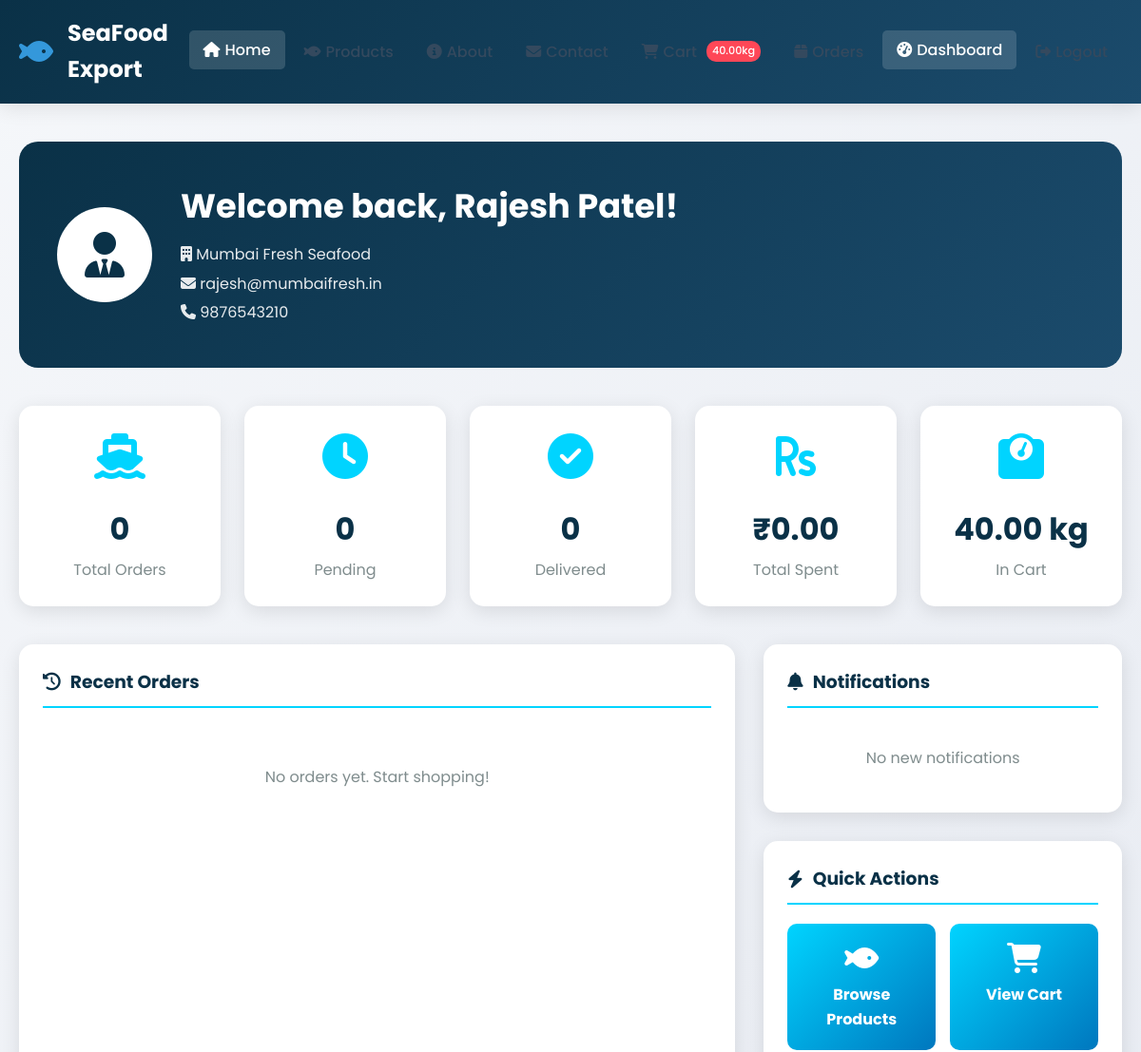
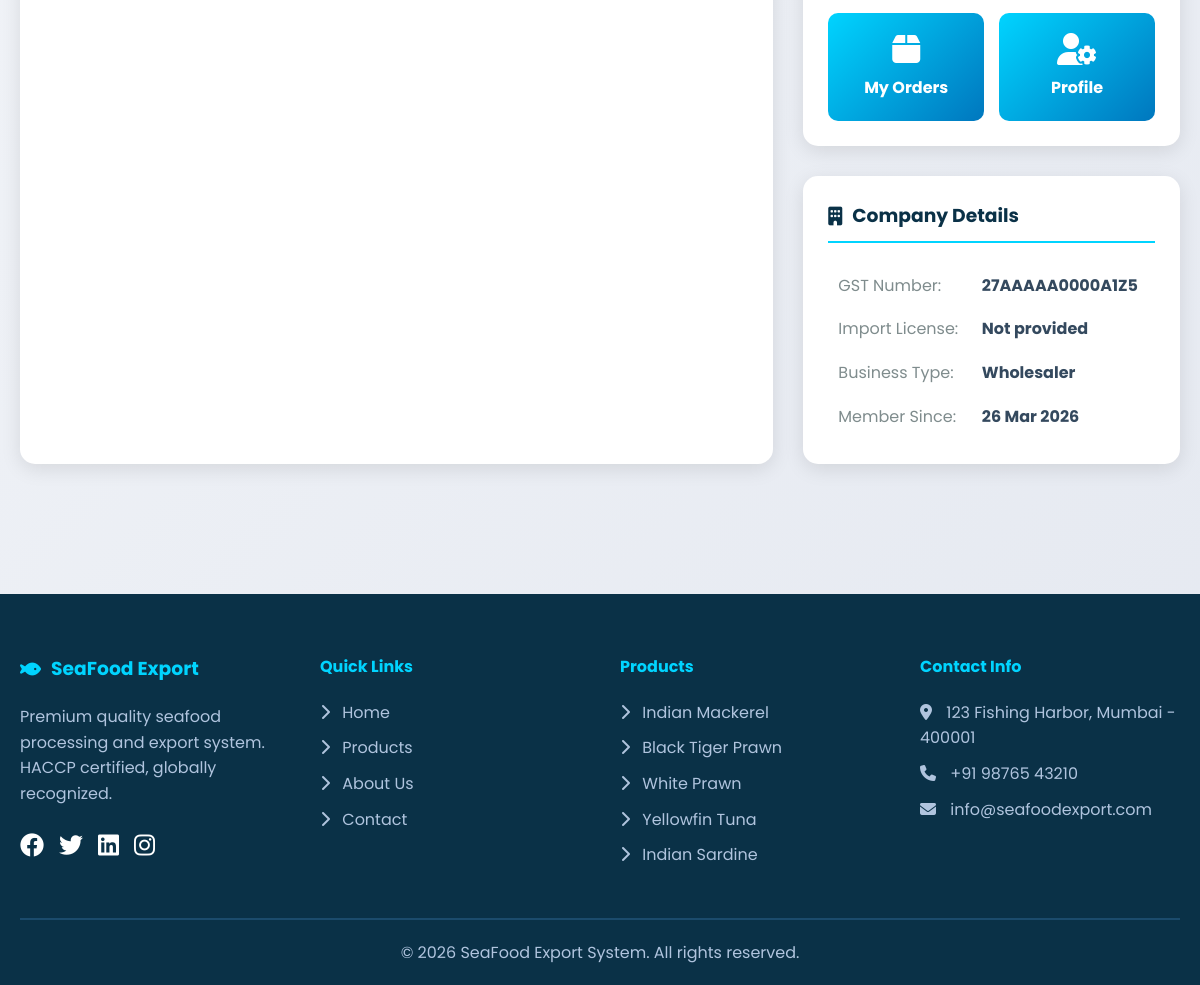
Screenshot of /user/index.php (signed in) with the database file from the repository (2 pictures, top to bottom).
### tables this page shows
CREATE TABLE `users` (
  `id` int(11) NOT NULL,
  `company_name` varchar(200) NOT NULL,
  `contact_person` varchar(100) NOT NULL,
  `email` varchar(100) NOT NULL,
  `password` varchar(255) NOT NULL,
  `phone` varchar(20) NOT NULL,
  `phone_secondary` varchar(20) DEFAULT NULL,
  `address` text NOT NULL,
  `city` varchar(100) DEFAULT NULL,
  `state` varchar(100) DEFAULT NULL,
  `country` varchar(100) DEFAULT 'India',
  `postal_code` varchar(20) DEFAULT NULL,
  `gst_number` varchar(50) DEFAULT NULL,
  `import_license` varchar(100) DEFAULT NULL,
  `business_type` enum('Importer','Distributor','Wholesaler','Retailer','Processor') DEFAULT 'Importer',
  `payment_terms` varchar(50) DEFAULT 'Advance',
  `credit_limit` decimal(10,2) DEFAULT NULL,
  `status` tinyint(1) DEFAULT 1,
  `last_login` timestamp NULL DEFAULT NULL,
  `created_at` timestamp NOT NULL DEFAULT current_timestamp()
);

CREATE TABLE `fish_species` (
  `id` int(11) NOT NULL,
  `name` varchar(100) NOT NULL,
  `scientific_name` varchar(150) DEFAULT NULL,
  `local_name` varchar(100) DEFAULT NULL,
  `description` text DEFAULT NULL,
  `habitat` varchar(100) DEFAULT NULL,
  `season` varchar(100) DEFAULT NULL,
  `image` varchar(255) DEFAULT NULL,
  `status` tinyint(1) DEFAULT 1,
  `created_at` timestamp NOT NULL DEFAULT current_timestamp()
);

### includes/config.php (called while the page is built, shortened)
<?php
$host = 'localhost';
$username = 'root';
$password = '';
$database = 'seafood_export';
$conn = mysqli_connect($host, $username, $password, $database);
function getCartTotalKg($user_id) {
    global $conn;
    $query = "SELECT SUM(quantity_kg) as total FROM cart WHERE user_id = '$user_id'";
    $result = mysqli_query($conn, $query);
    if ($result && mysqli_num_rows($result) > 0) {
        $row = mysqli_fetch_assoc($result);
        return $row['total'] ?? 0;
    }
    return 0;
}
?>

### user/index.php (the view, shortened to what this page needs)
<?php
require_once '../includes/config.php';
require_once '../includes/auth.php';
$user_id = $_SESSION['user_id'];
$user_query = "SELECT * FROM users WHERE id = '$user_id'";
$user_result = mysqli_query($conn, $user_query);
$user = mysqli_fetch_assoc($user_result);
$stats_query = "SELECT
                COUNT(*) as total_orders,
                SUM(CASE WHEN order_status = 'Pending' THEN 1 ELSE 0 END) as pending_orders,
                SUM(CASE WHEN order_status = 'Confirmed' THEN 1 ELSE 0 END) as confirmed_orders,
                SUM(CASE WHEN order_status = 'Processing' THEN 1 ELSE 0 END) as processing_orders,
                SUM(CASE WHEN order_status = 'Shipped' THEN 1 ELSE 0 END) as shipped_orders,
                SUM(CASE WHEN order_status = 'Delivered' THEN 1 ELSE 0 END) as delivered_orders,
                SUM(grand_total_inr) as total_spent
                FROM orders
                WHERE user_id = '$user_id'";
$stats_result = mysqli_query($conn, $stats_query);
$stats = mysqli_fetch_assoc($stats_result);
$recent_orders = mysqli_query($conn, "SELECT o.*, ed.country as destination
                                      FROM orders o
                                      LEFT JOIN export_destinations ed ON o.export_destination_id = ed.id
                                      WHERE o.user_id = '$user_id'
                                      ORDER BY o.order_date DESC LIMIT 5");
$notifications = mysqli_query($conn, "SELECT * FROM notifications WHERE user_id = '$user_id' AND is_read = 0 ORDER BY created_at DESC LIMIT 5");
?>
<?php include '../includes/header.php'; ?>
<div class="dashboard-container">
    <div class="welcome-section">
        <div class="user-avatar">
            <i class="fas fa-user-tie"></i>
        </div>
        <div class="welcome-text">
            <h1>Welcome back, <?php echo htmlspecialchars($user['contact_person']); ?>!</h1>
            <p><i class="fas fa-building"></i> <?php echo htmlspecialchars($user['company_name']); ?></p>
            <p><i class="fas fa-envelope"></i> <?php echo htmlspecialchars($user['email']); ?></p>
            <p><i class="fas fa-phone"></i> <?php echo htmlspecialchars($user['phone']); ?></p>
        </div>
    </div>
    <div class="stats-grid">
        <div class="stat-card">
            <div class="stat-icon"><i class="fas fa-ship"></i></div>
            <div class="stat-value"><?php echo $stats['total_orders'] ?? 0; ?></div>
            <div class="stat-label">Total Orders</div>
        </div>
        <div class="stat-card">
            <div class="stat-icon"><i class="fas fa-clock"></i></div>
            <div class="stat-value"><?php echo $stats['pending_orders'] ?? 0; ?></div>
            <div class="stat-label">Pending</div>
        </div>
        <div class="stat-card">
            <div class="stat-icon"><i class="fas fa-check-circle"></i></div>
            <div class="stat-value"><?php echo $stats['delivered_orders'] ?? 0; ?></div>
            <div class="stat-label">Delivered</div>
        </div>
        <div class="stat-card">
            <div class="stat-icon"><i class="fas fa-rupee-sign"></i></div>
            <div class="stat-value">₹<?php echo number_format($stats['total_spent'] ?? 0, 2); ?></div>
            <div class="stat-label">Total Spent</div>
        </div>
        <div class="stat-card">
            <div class="stat-icon"><i class="fas fa-weight"></i></div>
            <div class="stat-value"><?php echo $cart_count; ?> kg</div>
            <div class="stat-label">In Cart</div>
        </div>
    </div>
    <div class="dashboard-grid">
        <div class="card">
            <h3 class="card-title"><i class="fas fa-history"></i> Recent Orders</h3>
            <?php if (mysqli_num_rows($recent_orders) > 0): ?>
                <table class="order-table">
                    <thead>
                        <tr>
                            <th>Order #</th>
                            <th>Date</th>
                            <th>Destination</th>
                            <th>Amount</th>
                            <th>Status</th>
                            <th>Action</th>
                        </tr>
                    </thead>
                    <tbody>
                        <?php while ($order = mysqli_fetch_assoc($recent_orders)):
                            $status_class = '';
                            switch($order['order_status']) {
                                case 'Pending': $status_class = 'status-pending'; break;
                                case 'Confirmed': $status_class = 'status-confirmed'; break;
                                case 'Processing': $status_class = 'status-processing'; break;
                                case 'Shipped': $status_class = 'status-shipped'; break;
                                case 'Delivered': $status_class = 'status-delivered'; break;
                                case 'Cancelled': $status_class = 'status-cancelled'; break;
                            }
                        ?>
                            <tr>
                                <td><?php echo $order['order_number']; ?></td>
                                <td><?php echo date('d M Y', strtotime($order['order_date'])); ?></td>
                                <td><?php echo $order['destination'] ?? 'Domestic'; ?></td>
                                <td>₹<?php echo number_format($order['grand_total_inr'], 2); ?></td>
                                <td><span class="status-badge <?php echo $status_class; ?>"><?php echo $order['order_status']; ?></span></td>
                                <td>
                                    <a href="order_receipt.php?id=<?php echo $order['id']; ?>" class="btn-sm btn-primary">View</a>
                                    <?php if ($order['order_status'] == 'Shipped'): ?>
                                        <a href="track_shipment.php?id=<?php echo $order['id']; ?>" class="btn-sm btn-secondary">Track</a>
                                    <?php endif; ?>
                                </td>
                            </tr>
                        <?php endwhile; ?>
                    </tbody>
                </table>
                <?php if ($stats['total_orders'] > 5): ?>
                    <div style="text-align: center; margin-top: 20px;">
                        <a href="my_orders.php" class="btn-sm btn-primary">View All Orders</a>
                    </div>
                <?php endif; ?>
            <?php else: ?>
                <p style="text-align: center; color: #7f8c8d; padding: 40px;">No orders yet. Start shopping!</p>
            <?php endif; ?>
        </div>
        <div>
            <div class="card">
                <h3 class="card-title"><i class="fas fa-bell"></i> Notifications</h3>
                <?php if (mysqli_num_rows($notifications) > 0): ?>
                    <?php while ($notif = mysqli_fetch_assoc($notifications)): ?>
                        <div class="notification-item">
                            <div class="notification-title">
                                <i class="fas fa-info-circle" style="color: #00d4ff;"></i>
                                <?php echo $notif['title']; ?>
                            </div>
                            <p style="color: #7f8c8d; margin: 5px 0;"><?php echo $notif['message']; ?></p>
                            <div class="notification-time">
                                <?php echo date('d M Y, h:i A', strtotime($notif['created_at'])); ?>
                            </div>
                        </div>
                    <?php endwhile; ?>
                    <div style="text-align: center; margin-top: 15px;">
                        <a href="#" onclick="markAllRead()" style="color: #00d4ff; text-decoration: none;">Mark all as read</a>
                    </div>
                <?php else: ?>
                    <p style="text-align: center; color: #7f8c8d; padding: 20px;">No new notifications</p>
                <?php endif; ?>
            </div>
            <div class="card">
                <h3 class="card-title"><i class="fas fa-bolt"></i> Quick Actions</h3>
                <div class="quick-actions">
                    <a href="products.php" class="quick-action">
                        <i class="fas fa-fish"></i>
                        <h4>Browse Products</h4>
                    </a>
                    <a href="cart.php" class="quick-action">
                        <i class="fas fa-shopping-cart"></i>
                        <h4>View Cart</h4>
                    </a>
                    <a href="my_orders.php" class="quick-action">
                        <i class="fas fa-box"></i>
                        <h4>My Orders</h4>
                    </a>
                    <a href="profile.php" class="quick-action">
                        <i class="fas fa-user-cog"></i>
                        <h4>Profile</h4>
                    </a>
                </div>
            </div>
            <div class="card">
                <h3 class="card-title"><i class="fas fa-building"></i> Company Details</h3>
                <table style="width: 100%;">
                    <tr>
                        <td style="padding: 8px; color: #7f8c8d;">GST Number:</td>
                        <td style="padding: 8px;"><strong><?php echo $user['gst_number'] ?? 'Not provided'; ?></strong></td>
                    </tr>
                    <tr>
                        <td style="padding: 8px; color: #7f8c8d;">Import License:</td>
                        <td style="padding: 8px;"><strong><?php echo $user['import_license'] ?? 'Not provided'; ?></strong></td>
                    </tr>
                    <tr>
                        <td style="padding: 8px; color: #7f8c8d;">Business Type:</td>
                        <td style="padding: 8px;"><strong><?php echo $user['business_type']; ?></strong></td>
                    </tr>
                    <tr>
                        <td style="padding: 8px; color: #7f8c8d;">Member Since:</td>
                        <td style="padding: 8px;"><strong><?php echo date('d M Y', strtotime($user['created_at'])); ?></strong></td>
                    </tr>
                </table>
            </div>
        </div>
    </div>
</div>
<?php include '../includes/footer.php'; ?>

### includes/footer.php (shortened to what this page needs)
<?php
$current_year = date('Y');
?>
    <footer style="background: #0a3147; color: white; padding: 60px 0 20px; margin-top: 60px;">
        <div style="max-width: 1400px; margin: 0 auto; padding: 0 20px;">
            <div style="display: grid; grid-template-columns: repeat(auto-fit, minmax(250px, 1fr)); gap: 40px; margin-bottom: 40px;">
                <div>
                    <h3 style="color: #00d4ff; margin-bottom: 20px; display: flex; align-items: center; gap: 10px;">
                        <i class="fas fa-fish"></i> SeaFood Export
                    </h3>
                    <p style="color: #b0c4de; line-height: 1.6;">Premium quality seafood processing and export system. HACCP certified, globally recognized.</p>
                    <div style="margin-top: 20px; display: flex; gap: 15px;">
                        <a href="#" style="color: white; font-size: 1.5rem;"><i class="fab fa-facebook"></i></a>
                        <a href="#" style="color: white; font-size: 1.5rem;"><i class="fab fa-twitter"></i></a>
                        <a href="#" style="color: white; font-size: 1.5rem;"><i class="fab fa-linkedin"></i></a>
                        <a href="#" style="color: white; font-size: 1.5rem;"><i class="fab fa-instagram"></i></a>
                    </div>
                </div>
                <div>
                    <h4 style="color: #00d4ff; margin-bottom: 20px;">Quick Links</h4>
                    <ul style="list-style: none;">
                        <li style="margin-bottom: 10px;"><a href="<?php echo SITE_URL; ?>index.php" style="color: #b0c4de; text-decoration: none;"><i class="fas fa-chevron-right" style="margin-right: 8px;"></i> Home</a></li>
                        <li style="margin-bottom: 10px;"><a href="<?php echo USER_URL; ?>products.php" style="color: #b0c4de; text-decoration: none;"><i class="fas fa-chevron-right" style="margin-right: 8px;"></i> Products</a></li>
                        <li style="margin-bottom: 10px;"><a href="<?php echo SITE_URL; ?>about.php" style="color: #b0c4de; text-decoration: none;"><i class="fas fa-chevron-right" style="margin-right: 8px;"></i> About Us</a></li>
                        <li style="margin-bottom: 10px;"><a href="<?php echo SITE_URL; ?>contact.php" style="color: #b0c4de; text-decoration: none;"><i class="fas fa-chevron-right" style="margin-right: 8px;"></i> Contact</a></li>
                    </ul>
                </div>
                <div>
                    <h4 style="color: #00d4ff; margin-bottom: 20px;">Products</h4>
                    <ul style="list-style: none;">
                        <?php
                        $query = "SELECT * FROM fish_species WHERE status = 1 LIMIT 5";
                        $result = mysqli_query($conn, $query);
                        while ($row = mysqli_fetch_assoc($result)):
                        ?>
                        <li style="margin-bottom: 10px;"><a href="<?php echo USER_URL; ?>products.php?species=<?php echo $row['id']; ?>" style="color: #b0c4de; text-decoration: none;"><i class="fas fa-chevron-right" style="margin-right: 8px;"></i> <?php echo $row['name']; ?></a></li>
                        <?php endwhile; ?>
                    </ul>
                </div>
                <div>
                    <h4 style="color: #00d4ff; margin-bottom: 20px;">Contact Info</h4>
                    <p style="color: #b0c4de; margin-bottom: 10px;"><i class="fas fa-map-marker-alt" style="margin-right: 10px;"></i> 123 Fishing Harbor, Mumbai - 400001</p>
                    <p style="color: #b0c4de; margin-bottom: 10px;"><i class="fas fa-phone" style="margin-right: 10px;"></i> +91 98765 43210</p>
                    <p style="color: #b0c4de; margin-bottom: 10px;"><i class="fas fa-envelope" style="margin-right: 10px;"></i> info@seafoodexport.com</p>
                </div>
            </div>
            <hr style="border: 1px solid #1b4b6c; margin: 20px 0;">
            <div style="text-align: center; color: #b0c4de;">
                <p>&copy; <?php echo $current_year; ?> SeaFood Export System. All rights reserved.</p>
            </div>
        </div>
    </footer>
</body>
</html>

### rows the page displays
users: contact_person "Rajesh Patel", company_name "Mumbai Fresh Seafood", email "rajesh@mumbaifresh.in", phone "9876543210", gst_number "27AAAAA0000A1Z5", import_license "Not provided", business_type "Wholesaler", created_at "26 Mar 2026"
fish_species: name "Indian Mackerel"
fish_species: name "Black Tiger Prawn"
fish_species: name "White Prawn"
fish_species: name "Yellowfin Tuna"
fish_species: name "Indian Sardine"

### other values shown
$cart_count "40.00"
$stats['total_orders'] "0"
$stats['pending_orders'] "0"
$stats['delivered_orders'] "0"
$stats['total_spent'] "0.00"
